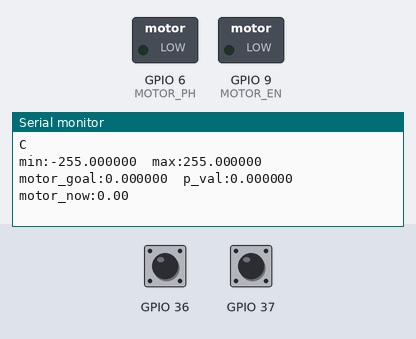
Bench run of a sketch on a simulated ESP32-S3. Shown: switched loads named in the sketch (green lamp = pin HIGH), the last lines printed to the serial monitor. Inputs (shaded band) come from the test bench; at power-on: GPIO 36 HIGH, GPIO 37 HIGH.

Above: at 1.2 s.
1.3 s: GPIO 36 driven LOW
At 1.35 s:
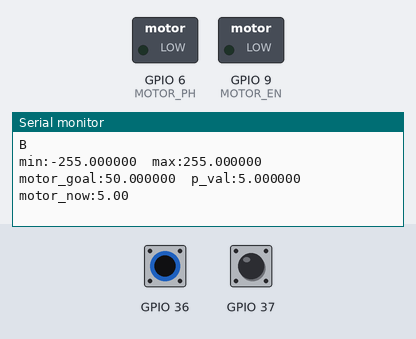
4.3 s: GPIO 37 driven LOW
At 4.38 s:
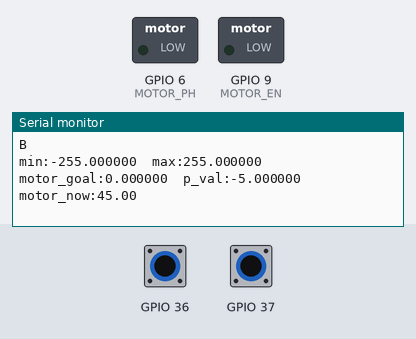
7.3 s: GPIO 36 pulsed HIGH 5 times (0.12 s each, 0.3 s apart)
At 7.48 s:
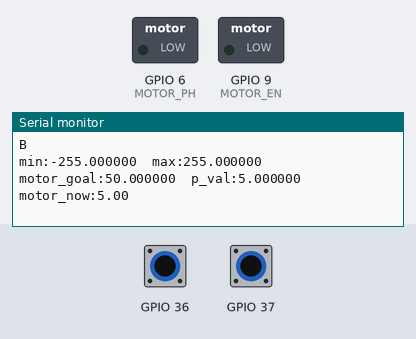
11.8 s: GPIO 37 pulsed HIGH 5 times (0.12 s each, 0.3 s apart)
At 11.96 s:
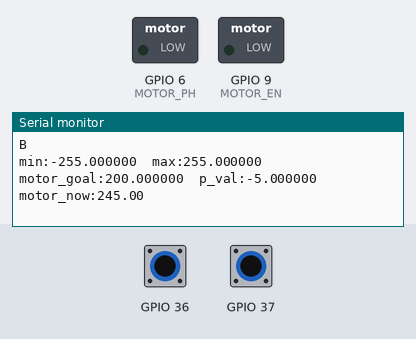
Timing chart, 0 to 14.8 s (numbered marks = the images above; inputs shaded):
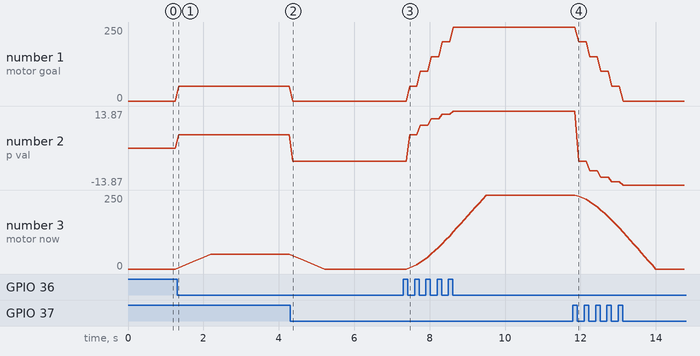

Measured:
- after the input at 1.3 s, the serial monitor: prints a new line at once (image 1)
- after the input at 4.3 s, the serial monitor: prints a new line after 0.07 s (image 2)
- after the input at 7.3 s, the serial monitor: prints a new line after 0.17 s (image 3)
- after the input at 11.8 s, the serial monitor: prints a new line after 0.15 s (image 4)
- plotted number 1: 0 → 50 after the input at 1.3 s, 50 → 0 after the input at 4.3 s, 0 → 250 after the input at 7.3 s, 250 → 0 after the input at 11.8 s
- plotted number 2: 0 → 5 after the input at 1.3 s, 5 → -5 after the input at 4.3 s, -5 → 13.87 after the input at 7.3 s, 13.87 → -13.87 after the input at 11.8 s
- plotted number 3: 0 → 50 after the input at 1.3 s, 50 → 0 after the input at 4.3 s, 0 → 250 after the input at 7.3 s, 250 → 0 after the input at 11.8 s

The sketch:

MotorP.ino
```cpp
constexpr uint8_t MOTOR_EN = 9;
constexpr uint8_t MOTOR_PH = 6;

void setup() {
  Serial.begin(9600);

  pinMode(MOTOR_EN, OUTPUT);
  pinMode(MOTOR_PH, OUTPUT);
  analogWriteFrequency(MOTOR_EN, 40000);
}

double motor_now = 0;
double motor_goal = 0;
double prev_goal = 0;

int p_step = 10;
int p_count = 0;
double p_val = 0;

int btn1_prev = 0;
int btn2_prev = 0;

void loop() {
  if(btn1_prev && !digitalRead(36))
    motor_goal += 50;
  if(btn2_prev && !digitalRead(37))
    motor_goal -= 50;

  motor_goal = motor_goal > -255 ? motor_goal : -255;
  motor_goal = motor_goal < 255  ? motor_goal :  255;

  btn1_prev = digitalRead(36);
  btn2_prev = digitalRead(37);

  myP(motor_goal);
  prev_goal = motor_goal;

  Serial.printf("min:%lf  max:%lf  ", -255.0, 255.0);
  Serial.printf("motor_goal:%lf  p_val:%lf  motor_now:", motor_goal, p_val);
  Serial.println(motor_now);
  delay(20);
}

void myP(double power){
  if(prev_goal == motor_goal  &&  p_count < p_step){
    Serial.println("A");
    motor_now += p_val;
    p_count++;
  }else if(prev_goal != motor_goal){
    Serial.println("B");
    p_val = (motor_goal - motor_now) / p_step;
    motor_now += p_val;
    p_count = 1;
  }else{
    Serial.println("C");
  }

  return;
}
```
